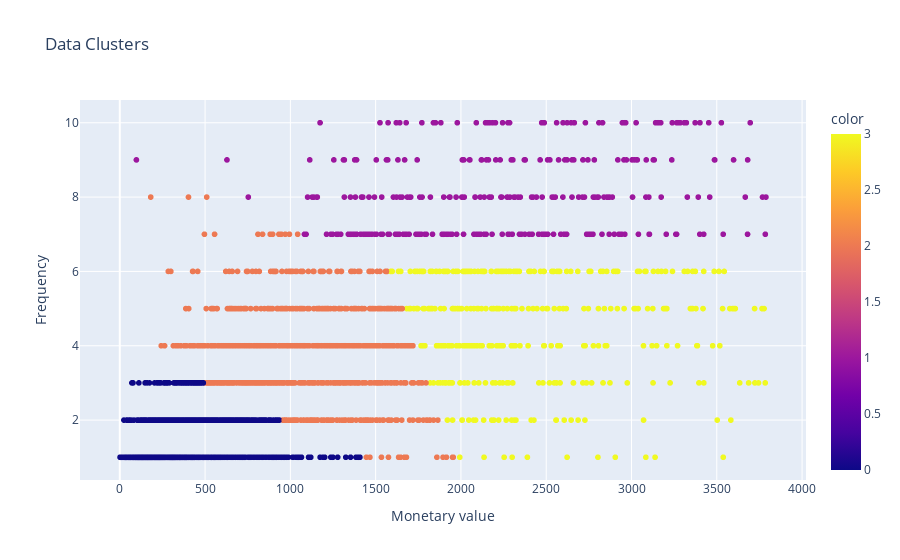

Notebook source saved alongside this figure:
### Code cell
fig = px.scatter(x=final_df['Monetary_value'],y=final_df['Frequency'],color=labels,title='Data Clusters')
fig.update_layout(
    xaxis_title = 'Monetary value',
    yaxis_title = 'Frequency'
)
iplot(fig)

### Figure 1 — Plotly figure (JSON) as saved in the notebook; plotly's stock layout.template omitted (floating-point values rounded to 4 significant figures; data arrays with more than 128 entries replaced by an {"elided": "..."} marker saying what was removed)
{"data": [{"hovertemplate": "x=%{x}<br>y=%{y}<br>color=%{marker.color}<extra></extra>", "legendgroup": "", "marker": {"color": {"elided": "3786 int values"}, "coloraxis": "coloraxis", "symbol": "circle"}, "mode": "markers", "name": "", "showlegend": false, "type": "scattergl", "x": {"elided": "3786 float values"}, "xaxis": "x", "y": {"elided": "3786 int values"}, "yaxis": "y"}], "layout": {"autosize": true, "coloraxis": {"colorbar": {"title": {"text": "color"}}, "colorscale": [[0, "#0d0887"], [0.1111, "#46039f"], [0.2222, "#7201a8"], [0.3333, "#9c179e"], [0.4444, "#bd3786"], [0.5556, "#d8576b"], [0.6667, "#ed7953"], [0.7778, "#fb9f3a"], [0.8889, "#fdca26"], [1, "#f0f921"]]}, "legend": {"tracegroupgap": 0}, "title": {"text": "Data Clusters"}, "xaxis": {"anchor": "y", "autorange": true, "domain": [0, 1], "range": [-227.7, 4017.0], "title": {"text": "Monetary value"}, "type": "linear"}, "yaxis": {"anchor": "x", "autorange": true, "domain": [0, 1], "range": [0.2573, 10.74], "title": {"text": "Frequency"}, "type": "linear"}}}
